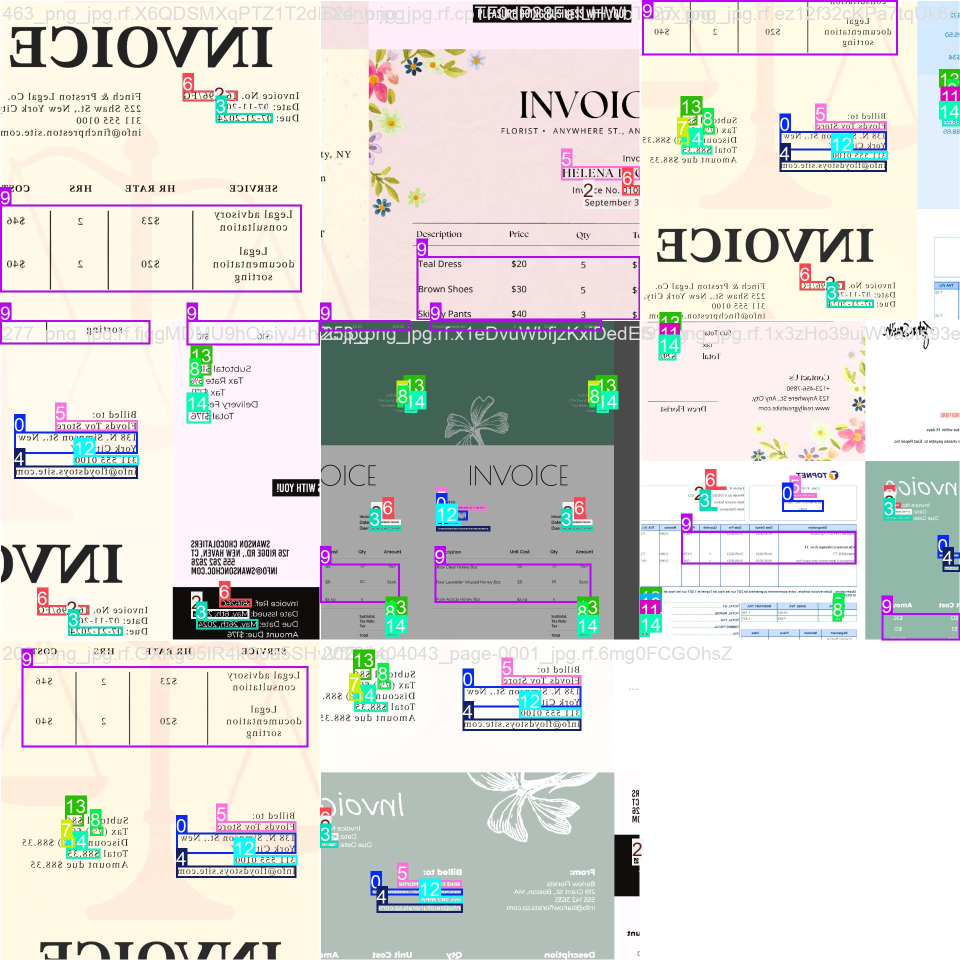
#> input picture Feature_Extraction_Invoice/runs/invoice_fields/train_batch0.jpg, 1920 x 1920 px (shown at 1/2 size)
$ python -i pipeline.py   (imports and definitions only)
#> lines starting #> are read from the running program, lines starting #| are printed output that depends on the picture; after the words box and inside, x2 and y2 are one past the last pixel; in counts of white or black regions, pixels touching at a corner belong together
"""
Legacy standalone classification pipeline (DEPRECATED — not used by the web app).
==================================================================================
This file predates the current web application architecture. The deployed
production pipeline lives in:
  - backend/ml/classifier.py  (loads improved_classifier.pkl, soft-voting ensemble)
  - backend/ml/extractor.py   (LayoutLMv2 document-QA)

This script's path constants (PROJECT_DIR/models, PROJECT_DIR/processed_data)
point to directories that no longer exist; it is retained only as a reference
artefact. Do not use.

If you need a standalone classifier demo, use:
  ai/classification/model_training/4_improved_ensemble.py
"""

import sys
import os
import re
import json
import pickle
import warnings
import numpy as np
from PIL import Image
from skimage.feature import hog
from scipy.ndimage import sobel
import pytesseract

# [1 line not run here, left out]

# ============================================================
# PATHS
# ============================================================
PROJECT_DIR = os.path.dirname(os.path.dirname(os.path.abspath(__file__)))
MODELS_DIR = os.path.join(PROJECT_DIR, "models")
DATA_DIR = os.path.join(PROJECT_DIR, "processed_data")


# ============================================================
# IMAGE FEATURE EXTRACTION
# ============================================================
def extract_image_features(img_path, target_size=(256, 256)):
    """Extract 33 handcrafted visual features from a document image."""
#> called with target_size = (256, 256)
    img = Image.open(img_path).convert("L")
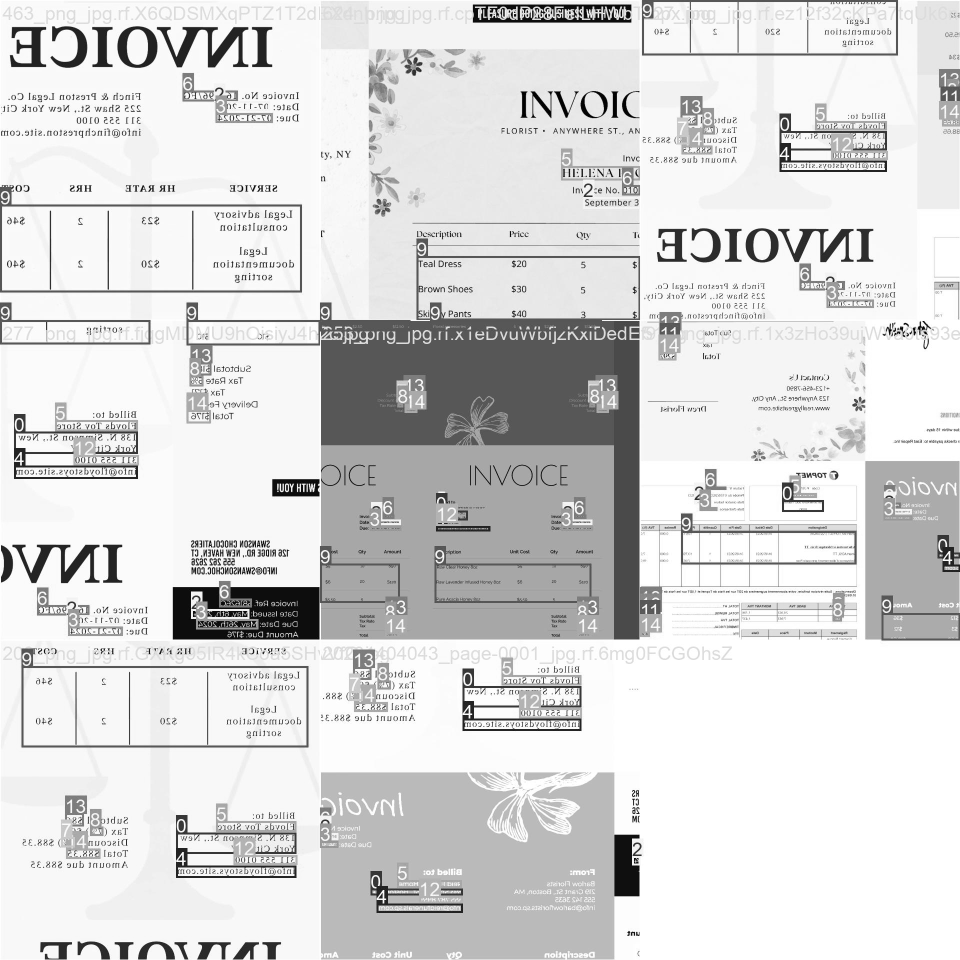
#> img: PIL image 1920x1920 L (shown at 1/2 size); min 0, max 255, mean 216.6
    img_resized = img.resize(target_size)
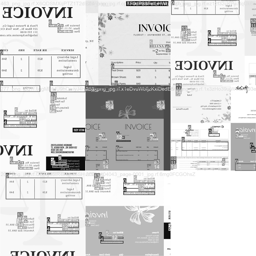
#> img_resized: PIL image 256x256 L; min 0, max 255, mean 216.5
    img_arr = np.array(img_resized)

    # 1. HOG features
    hog_feat = hog(img_arr, orientations=9, pixels_per_cell=(16, 16),
                   cells_per_block=(2, 2), feature_vector=True)
#> hog_feat = 8100 values, max 0.662 at index 6375, min 0 at index 269, mean 0.115
    hog_summary = [float(np.mean(hog_feat)), float(np.std(hog_feat)),
                   float(np.max(hog_feat)), float(np.median(hog_feat))]
#> hog_summary = [0.115, 0.113, 0.662, 0.0783]

    # 2. Text density (binarize and compute density in 4x4 grid)
    binary = (img_arr < 128).astype(float)
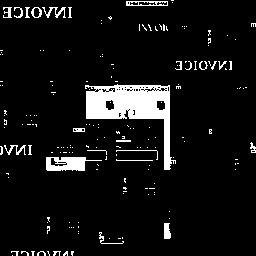
#> binary: shape (256, 256) float64; values 0 (black) and 1 (white), 7.6% white; 182 white regions (155 under 20 px), largest, box (x1, y1, x2, y2) and area: (85, 84, 176, 170) 2852, (46, 157, 102, 171) 491, (126, 1, 168, 6) 133
    text_density = float(np.mean(binary))
#> text_density = 0.076

    grid_size = 4
    h, w = img_arr.shape
#> h = 256; w = 256
    grid_h, grid_w = h // grid_size, w // grid_size
#> grid_h = 64; grid_w = 64
    grid_densities = []
    for i in range(grid_size):
        for j in range(grid_size):
            region = binary[i*grid_h:(i+1)*grid_h, j*grid_w:(j+1)*grid_w]
            grid_densities.append(float(np.mean(region)))
#> region: shape (64, 64) float64; every value is 0
#> after the loop, grid_densities = [0.0681, 0.0154, 0.0513, 0.0217, 0.0132, 0.308, 0.338, 0.0203, 0.0823, 0.117, 0.0901, 0.0137, 0.0295, 0.0232, 0.0244, 0]

    # 3. Whitespace features
    row_means = np.mean(binary, axis=1)
#> row_means = 256 values, max 0.398 at index 160, min 0 at index 6, mean 0.076
    col_means = np.mean(binary, axis=0)
#> col_means = 256 values, max 0.418 at index 167, min 0 at index 192, mean 0.076
    blank_rows = float(np.sum(row_means < 0.01) / len(row_means))
#> blank_rows = 0.379
    blank_cols = float(np.sum(col_means < 0.01) / len(col_means))
#> blank_cols = 0.152

    top_half_density = float(np.mean(binary[:h//2, :]))
#> top_half_density = 0.104
    bottom_half_density = float(np.mean(binary[h//2:, :]))
#> bottom_half_density = 0.0475
    left_half_density = float(np.mean(binary[:, :w//2]))
#> left_half_density = 0.0821
    right_half_density = float(np.mean(binary[:, w//2:]))
#> right_half_density = 0.0699

    # 4. Edge features
    edges_h = sobel(img_arr.astype(float), axis=0)
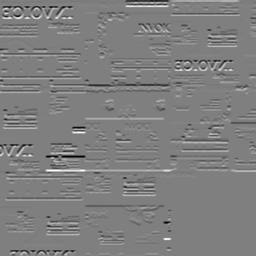
#> edges_h: shape (256, 256) float64; min -1010, max 1011, mean -0.1; drawn with min black and max white
    edges_v = sobel(img_arr.astype(float), axis=1)
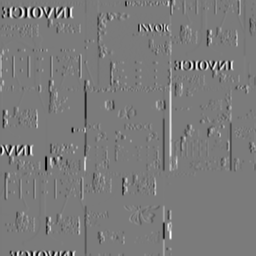
#> edges_v: shape (256, 256) float64; min -937, max 1003, mean -0.1; drawn with min black and max white
    edge_magnitude = np.sqrt(edges_h**2 + edges_v**2)
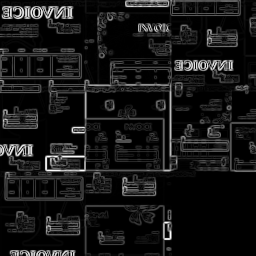
#> edge_magnitude: shape (256, 256) float64; min 0, max 1011, mean 92.2; drawn with min black and max white
    edge_density = float(np.mean(edge_magnitude))
#> edge_density = 92.24
    edge_std = float(np.std(edge_magnitude))
#> edge_std = 153.5

    # 5. Margins
    rows_with_text = np.where(row_means > 0.01)[0]
#> rows_with_text = 159 values from 0 to 255
    cols_with_text = np.where(col_means > 0.01)[0]
#> cols_with_text = 217 values from 0 to 255
    if len(rows_with_text) > 0 and len(cols_with_text) > 0:
        top_margin = float(rows_with_text[0] / h)
#> top_margin = 0
        bottom_margin = float(1 - rows_with_text[-1] / h)
#> bottom_margin = 0.00391
        left_margin = float(cols_with_text[0] / w)
#> left_margin = 0
        right_margin = float(1 - cols_with_text[-1] / w)
#> right_margin = 0.00391
    else:
        top_margin = bottom_margin = left_margin = right_margin = 0.5

    return (hog_summary + [text_density] + grid_densities +
            [blank_rows, blank_cols] +
            [top_half_density, bottom_half_density, left_half_density, right_half_density] +
            [edge_density, edge_std] +
            [top_margin, bottom_margin, left_margin, right_margin])


# ============================================================
# INVOICE INFORMATION EXTRACTION
# ============================================================
class InvoiceExtractor:
    """Rule-based invoice information extractor using regex on OCR text."""

    # [177 lines left out: functions __init__, extract_invoice_number, extract_invoice_date, extract_due_date, _parse_amount, extract_total and 3 more, not called in this run]


# ============================================================
# MAIN PIPELINE
# ============================================================
class DocumentPipeline:
    """End-to-end document classification and invoice extraction pipeline."""

    # [169 lines left out: functions __init__, process, run_demo, run_evaluation, not called in this run]


# ============================================================
# MAIN
# ============================================================
# [23 lines not run here, left out]

>>> result = extract_image_features('../../Feature_Extraction_Invoice/runs/invoice_fields/train_batch0.jpg')
#> result = 33 values, max 153.5 at index 28, min 0 at index 20, mean 7.54

$ run again, on ai/extraction/image.png
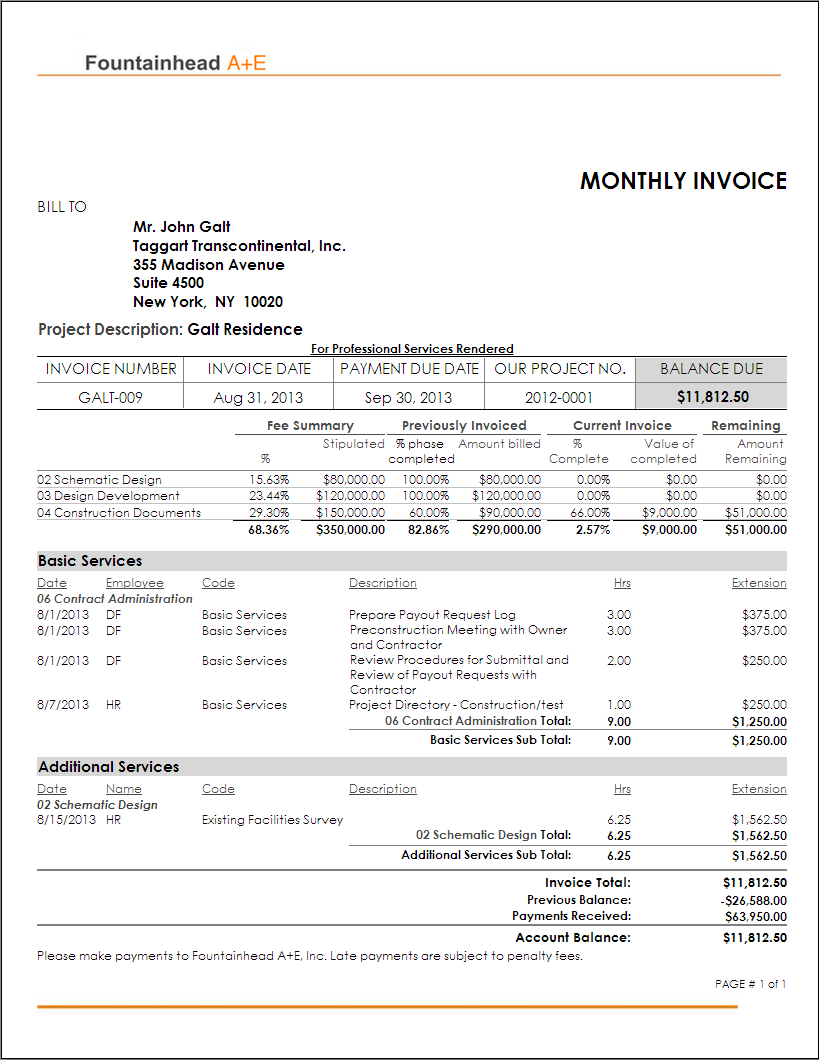
#> input picture ai/extraction/image.png, 819 x 1060 px
#> hog_feat = 8100 values, max 0.707 at index 760, min 0 at index 2, mean 0.103
#> hog_summary = [0.103, 0.127, 0.707, 0.0574]
#> in extract_image_features, `binary = (img_arr < 128).astype(float)`:
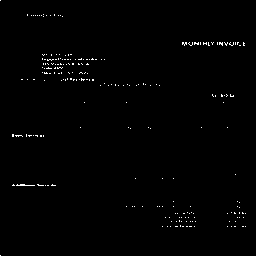
#> binary: shape (256, 256) float64; values 0 (black) and 1 (white), 0.75% white in thin lines or dots
#> text_density = 0.00752
#> after the loop in extract_image_features, `for i in range(grid_size):`: grid_densities = [0.0122, 0.0083, 0.00415, 0.0193, 0.0127, 0.0149, 0.00269, 0.00586, 0.0198, 0, 0.00122, 0.000244, 0.000244, 0.000244, 0.0107, 0.00781]
#> row_means = 256 values, max 0.141 at index 185, min 0 at index 1, mean 0.00752
#> col_means = 256 values, max 0.0312 at index 43, min 0 at index 1, mean 0.00752
#> blank_rows = 0.848
#> blank_cols = 0.645
#> top_half_density = 0.01
#> bottom_half_density = 0.00504
#> left_half_density = 0.00854
#> right_half_density = 0.0065
#> in extract_image_features, `edge_magnitude = np.sqrt(edges_h**2 + edges_v**2)`:
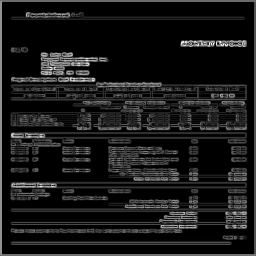
#> edge_magnitude: shape (256, 256) float64; min 0, max 805.9, mean 80; drawn with min black and max white
#> edge_density = 80
#> edge_std = 122.8
#> rows_with_text = 39 values from 14 to 226
#> cols_with_text = 91 values from 12 to 243
#> top_margin = 0.0547
#> bottom_margin = 0.117
#> left_margin = 0.0469
#> right_margin = 0.0508
#> result = 33 values, max 122.8 at index 28, min 0 at index 14, mean 6.23

$ run again, on Feature_Extraction_Invoice/YOLO_method/yolo_dataset/images/train/157_png_jpg.rf.NoNhjtIYLVyVdMeuVaW7.jpg
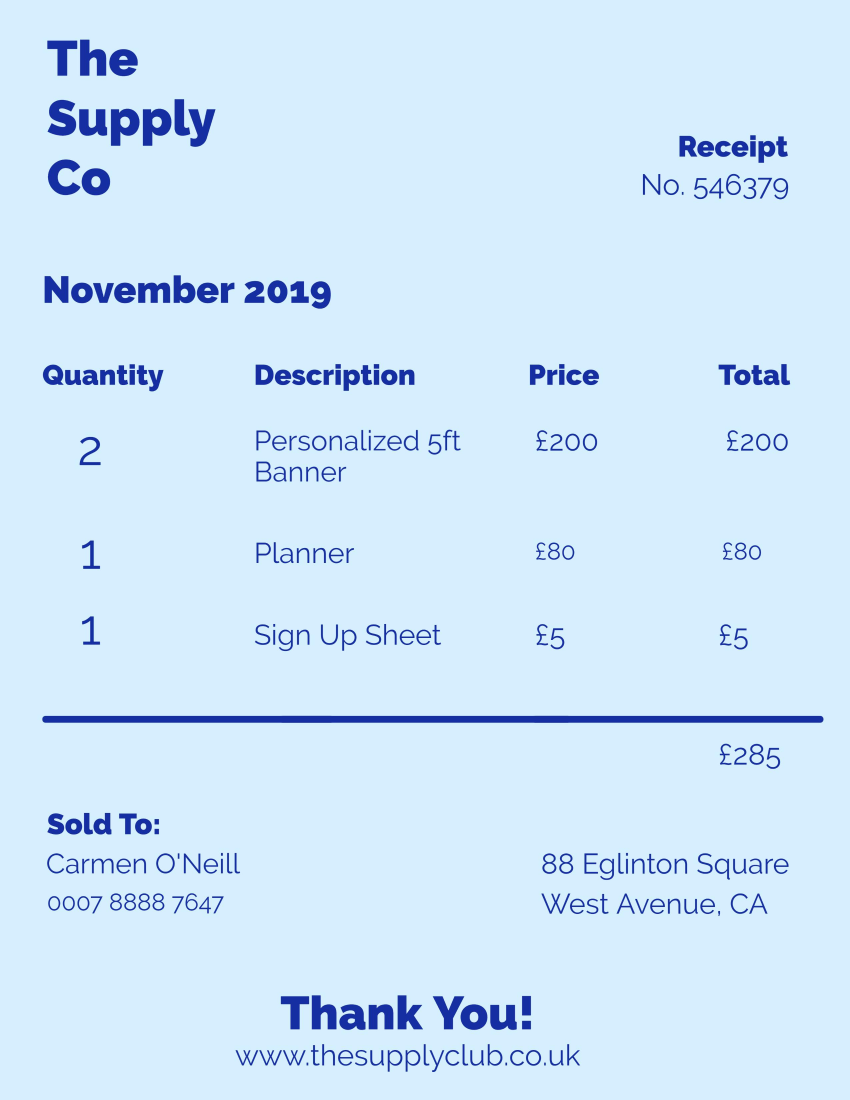
#> input picture Feature_Extraction_Invoice/YOLO_method/yolo_dataset/images/train/157_png_jpg.rf.NoNhjtIYLVyVdMeuVaW7.jpg, 2550 x 3300 px (shown at 1/3 size)
#> hog_feat = 8100 values, max 1 at index 927, min 0 at index 1, mean 0.085
#> hog_summary = [0.085, 0.127, 1, 0]
#> in extract_image_features, `binary = (img_arr < 128).astype(float)`:
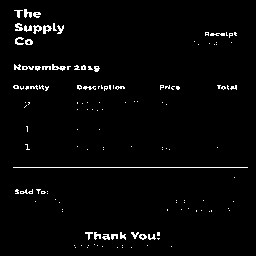
#> binary: shape (256, 256) float64; values 0 (black) and 1 (white), 2.5% white in thin lines or dots, all inside (x1, y1, x2, y2) = (13, 9, 248, 248)
#> text_density = 0.0254
#> after the loop in extract_image_features, `for i in range(grid_size):`: grid_densities = [0.0977, 0, 0, 0.0193, 0.0603, 0.0518, 0.012, 0.0122, 0.0254, 0.0171, 0.0168, 0.0142, 0.00952, 0.0396, 0.0276, 0.00244]
#> row_means = 256 values, max 0.918 at index 167, min 0 at index 0, mean 0.0254
#> col_means = 256 values, max 0.145 at index 26, min 0 at index 0, mean 0.0254
#> blank_rows = 0.715
#> blank_cols = 0.305
#> top_half_density = 0.0316
#> bottom_half_density = 0.0191
#> left_half_density = 0.0377
#> right_half_density = 0.0131
#> in extract_image_features, `edge_magnitude = np.sqrt(edges_h**2 + edges_v**2)`:
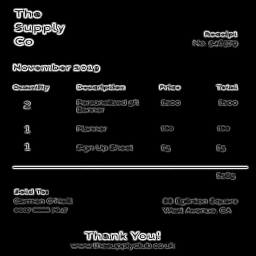
#> edge_magnitude: shape (256, 256) float64; min 0, max 839, mean 46.9; drawn with min black and max white
#> edge_density = 46.9
#> edge_std = 136.9
#> rows_with_text = 73 values from 9 to 247
#> cols_with_text = 178 values from 13 to 236
#> top_margin = 0.0352
#> left_margin = 0.0508
#> right_margin = 0.0781
#> result = 33 values, max 136.9 at index 28, min 0 at index 3, mean 5.66
